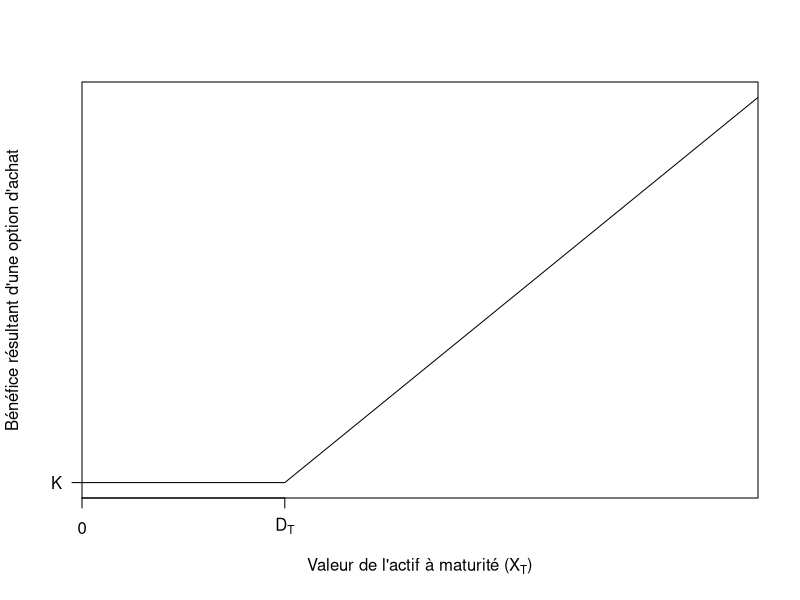
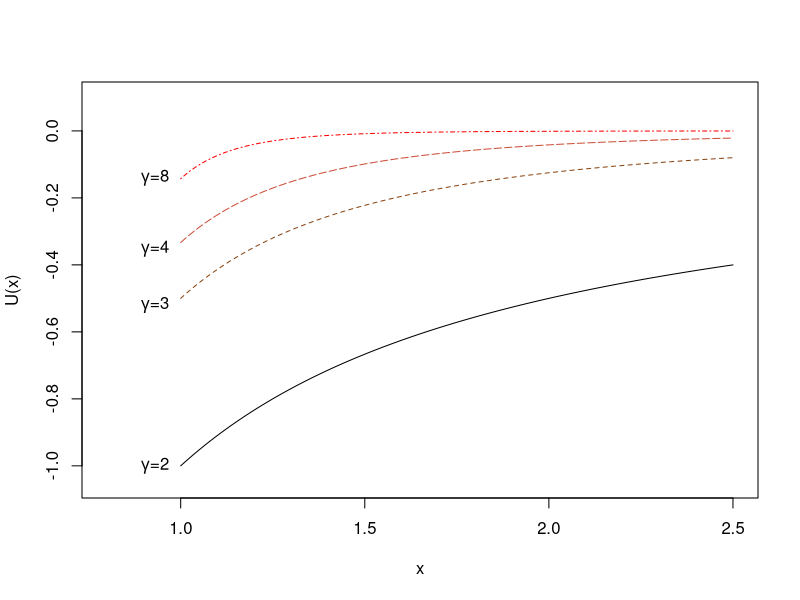
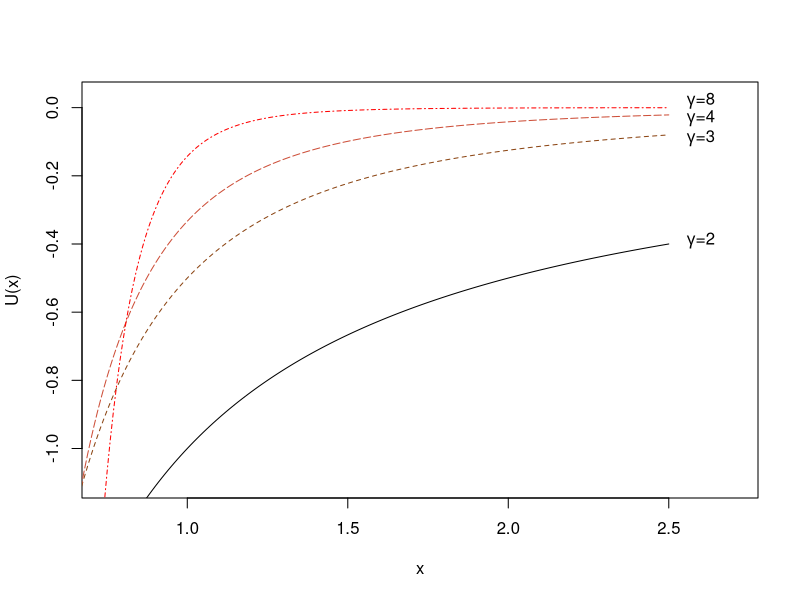
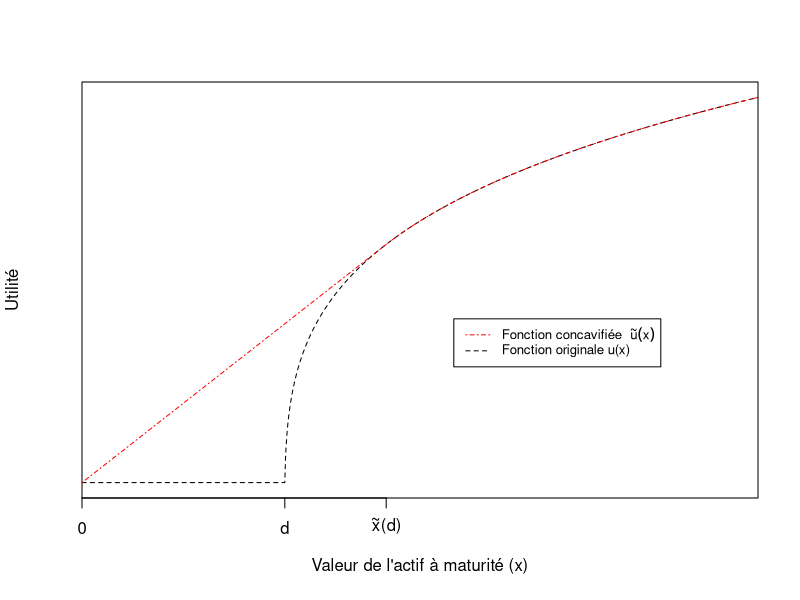
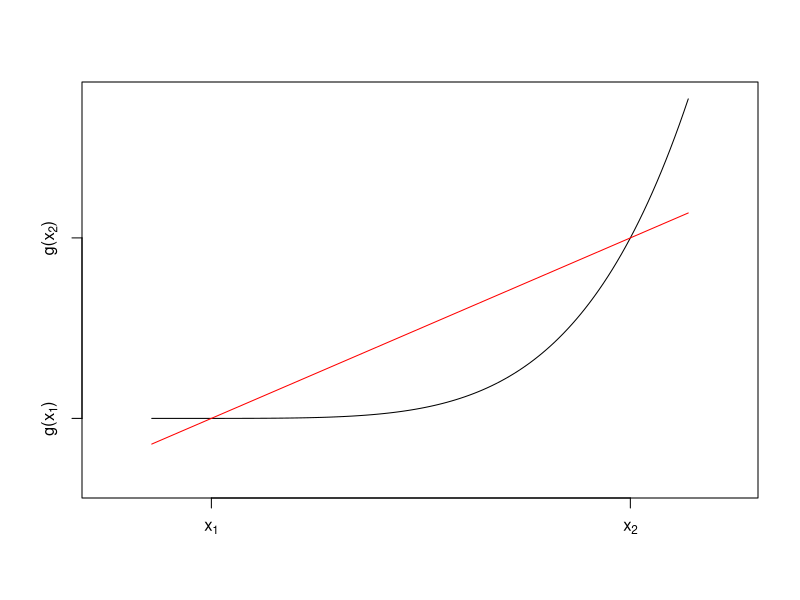
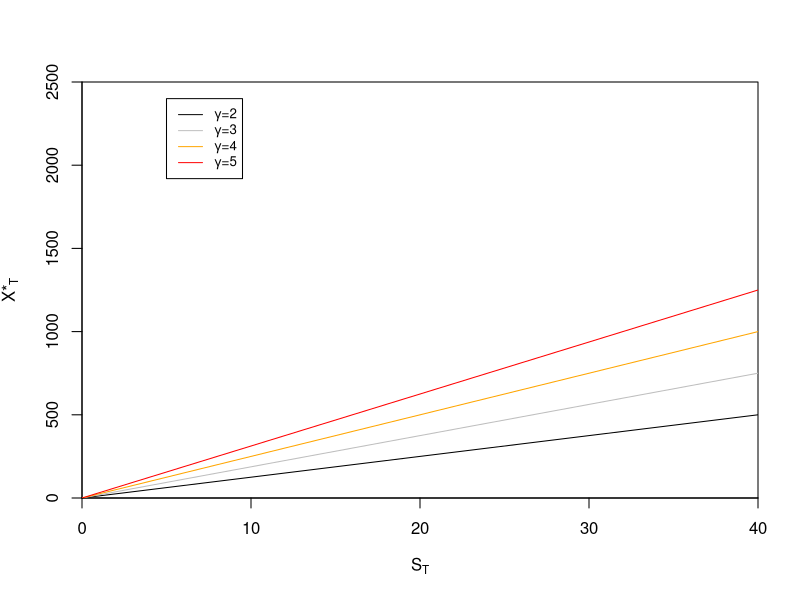
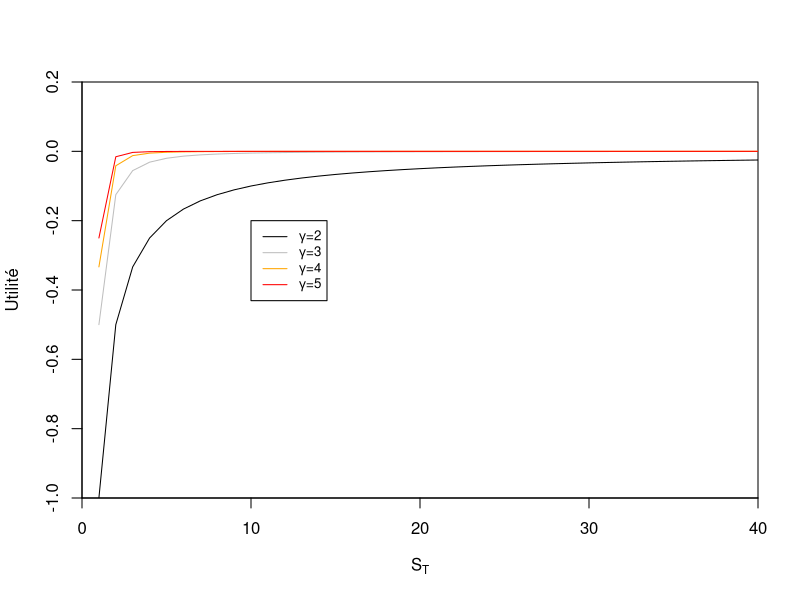
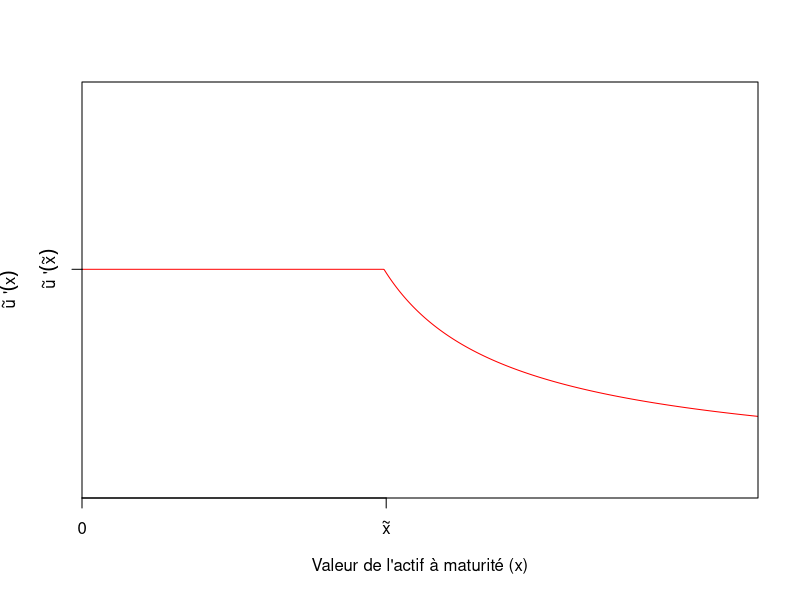

Here is the R script that generated these plots, in order:
############ MÉMOIRE: Maitrise en Mathématiques Finacières et Actuarielle  #################

library(ggplot2)

# -SECTION 1: Concavification -#

payoff_call<-function(X_T,b,a,K){
  # X_T: valeur du stock à maturité
  # b: Strike value
  # K: valeur initiale du Payoff
  
  # Call de la forme:  a*max(X_T-b,0)+K
  payoff<-a*max(X_T-b,0)+K
  return(payoff)
}
payoff_call(10,5,0.5,8)

P_Utility<-function(X_Tu,gamma){
  res<-(X_Tu)^(1-gamma)/(1-gamma)
  return(res)
}

Find_x_theta_PU<-function(b_o,a_o,K_o,gamma_o){
  f <- function(x) payoff_call(X_T=x,b=b_o,a=a_o,K=K_o)^(-gamma_o)*x*a_o-P_Utility(payoff_call(x,b=b_o,a=a_o,K=K_o),gamma_o)+P_Utility(K_o,gamma_o)        #-Finding the fee
  result<-uniroot(f, c(b_o,b_o+100))$root
  return(result)
}
Find_x_theta_PU(b_o=30,a_o=0.5,K_o=15,gamma_o=4)

P_Utility_con<-function(X_T_con,gamma_c,b_c,a_c,K_c){
  x_theta<-Find_x_theta_PU(b_o=b_c,a_o=a_c,K_o=K_c,gamma_o=gamma_c)
  slope<-(P_Utility(payoff_call(x_theta,b_c,a_c,K_c),gamma_c)-P_Utility(K_c,gamma_c))/(x_theta)
    
  if(X_T_con<=x_theta){Chord<-P_Utility(K_c,gamma_c)+X_T_con*slope}
  else{Chord<-P_Utility(payoff_call(X_T=X_T_con,b=b_c,a=a_c,K=K_c),gamma_c)}
  
  return(Chord)
}


Derivee_P_Utility_con<-function(X_T_con,gamma_c,b_c,a_c,K_c){
  x_theta<-Find_x_theta_PU(b_o=b_c,a_o=a_c,K_o=K_c,gamma_o=gamma_c)
  slope<-(P_Utility(payoff_call(x_theta,b_c,a_c,K_c),gamma_c)-P_Utility(K_c,gamma_c))/(x_theta)
  
  if(X_T_con<=x_theta){Chord<-slope}
  else{Chord<-payoff_call(X_T=X_T_con,b=b_c,a=a_c,K=K_c)^(-gamma_c)*a_c}
  
  return(Chord)
}
  
Convexe_Fun<-function(element){ #Fonction convexe
  res<-(element)^5
  return(res)
}

droite<-function(pente, origine,val_x){
  return(origine+val_x*pente)
}

find_roots<-function(pente1,origine1,beg,end){
  f <- function(x) droite(pente1,origine1,x)-Convexe_Fun(x)
  result1<-uniroot(f, c(beg,end))$root
  return(result1)
}
find_roots(15000,-20000,0,4)

X_opt_given_S<-function(S_T,gamma,sigma,alpha,r){
  result<-(S_T*gamma*sigma^2)/(alpha-r)
  return(result)
}

CRRA<-function(x,gamma){
  result<-(x^(1-gamma)-1)/(1-gamma)
  return(result)
}
####### -SECTION 2: Graphes Concavification -#######
# -Paramètres- #
par_b<-30
par_a<-300
par_K<-15
par_Gamma<-0.75


#-Call Payoff-#
axex<-seq(0,100,1/10)
axey<-lapply(axex,function(x) payoff_call(X_T=x,b=par_b,a=par_a,K=par_K))

#-Utility of a Temrinal Value-#
axey_u<-lapply(axex,function(x) P_Utility(X_Tu=x,gamma=par_Gamma))

#-Utility of a Call Payoff-#
axey_ut<-lapply(axey,function(x) P_Utility(X_Tu=x,gamma=par_Gamma))

#-Concavified Utility of a Call Payoff-#
axey_concav<-lapply(axex,function(x) P_Utility_con(X_T_con=x,gamma_c=par_Gamma,b_c=par_b,a_c=par_a,K_c=par_K))

# -Fonction convexe: Théorique - #
axex2<-seq(0,12,1/10)
axey_convexe<-lapply(axex2,function(x) Convexe_Fun(x))
axey_droite<-lapply(axex2,function(x) droite(11000,-14000,x))

### -GRAPHES- ###
par(mfrow=c(1,1))

# Option d'achat#
plot(axex,axey,ylab = "Bénéfice résultant d'une option d'achat",type='l',lty=1,xlab=expression(paste("Valeur de l'actif à maturité (X"[T],")" )),yaxt = "n" ,xaxt = "n",xaxs="i" )
xtick<-c(0, b=par_b)
axis(side=1, at=xtick,labels=c(0,expression("D"[T])))
axis(side=2, at=par_K,labels=c(expression("K")),las=2)

#Utilité#
axex_Utility<-seq(1,2.5,1/100)
plot(axex_Utility,lapply(axex_Utility,function(x)P_Utility(x,2)),ylab = "U(x)",type='l',lty=1,xlab="x",ylim = c(-1.05,0.1),xlim=c(0.8,2.5))#,yaxt = "n" ,xaxt = "n"
lines(axex_Utility,lapply(axex_Utility,function(x)P_Utility(x,3)),col='saddlebrown',lty=2)
lines(axex_Utility,lapply(axex_Utility,function(x)P_Utility(x,4)),col='tomato3',lty=5)
lines(axex_Utility,lapply(axex_Utility,function(x)P_Utility(x,8)),col='red',lty=4)
text(0.93, -1, labels =  expression(paste(gamma,"=2")))
text(0.93, -0.52, labels =  expression(paste(gamma,"=3")))
text(0.93, -0.35, labels =  expression(paste(gamma,"=4")))
text(0.93, -0.14, labels = expression(paste(gamma,"=8")))

axex_Utility<-seq(0.5,2.5,1/100)
plot(axex_Utility,lapply(axex_Utility,function(x)P_Utility(x,2)),ylab = "U(x)",type='l',lty=1,xlab="x",ylim = c(-1.1,0.03),xlim=c(0.75,2.7))#,yaxt = "n" ,xaxt = "n"
lines(axex_Utility,lapply(axex_Utility,function(x)P_Utility(x,3)),col='saddlebrown',lty=2)
lines(axex_Utility,lapply(axex_Utility,function(x)P_Utility(x,4)),col='tomato3',lty=5)
lines(axex_Utility,lapply(axex_Utility,function(x)P_Utility(x,8)),col='red',lty=4)
text(2.6, -0.39, labels =  expression(paste(gamma,"=2")))
text(2.6, -0.09, labels =  expression(paste(gamma,"=3")))
text(2.6, -0.03, labels =  expression(paste(gamma,"=4")))
text(2.6, 0.02, labels = expression(paste(gamma,"=8")))


#Concavification#
plot(axex,axey_ut,ylab = "Utilité",xlab=expression(paste("Valeur de l'actif à maturité (x)" )),type='l',yaxt = "n" ,xaxt = "n",lty=2,xaxs="i" )
xtick<-c( 0,b=par_b,round(Find_x_theta_PU(b_o=par_b,a_o=par_a,K_o=par_K,gamma_o=par_Gamma),0))
axis(1, at=xtick, labels=c(0 ,expression(d),expression(paste(tilde(x),'(d)'))))
lines(axex, axey_concav, col = "red",lty=4)
legend(par_b+25, par_K+10, legend=c( expression(paste("Fonction concavifiée  ",tilde(u)(x))), "Fonction originale u(x)"),
       col=c("red", "black"), lty=c(4,2), cex=0.8)

#Fonction convexes#
plot(axex2,axey_convexe,ylab = "",type='l',xlab="", xlim = c(-1,13),ylim = c(-50000,250000),yaxt = "n" ,xaxt = "n")
#abline(-14000,11000,type='l',col='red')
lines(axex2,lapply(axex2,function(x) droite(15000,-20000,x)),col='red')
xtick<-c(find_roots(15000,-20000,0,4),find_roots(15000,-20000,8,12))
axis(1, at=xtick, labels=c(expression(x[1]),expression(x[2])))
ytick<-c(Convexe_Fun(find_roots(15000,-20000,0,4)),Convexe_Fun(find_roots(15000,-20000,8,12)))
axis(2, angle= 45, at=ytick, labels=c(expression(paste("g(x"[1],")")),expression(paste("g(x"[2],")"))))

#X^*_T en fonction de S_T#
par(mfrow=c(1,1))

axex3<-seq(0,40,1)
plot(axex3,lapply(axex3,function(x) X_opt_given_S(x,gamma=2,sigma=0.5,alpha=0.07,r=0.03)),xlab=expression(S[T]),ylab=expression(paste("X","*"[T])),type="l",xaxs="i",yaxs="i",ylim = c(0,2500))
lines(axex3,lapply(axex3,function(x) X_opt_given_S(x,gamma=3,sigma=0.5,alpha=0.07,r=0.03)),col='gray')
lines(axex3,lapply(axex3,function(x) X_opt_given_S(x,gamma=4,sigma=0.5,alpha=0.07,r=0.03)),col='orange')
lines(axex3,lapply(axex3,function(x) X_opt_given_S(x,gamma=5,sigma=0.5,alpha=0.07,r=0.03)),col='red')
legend(5, 2400, legend=c( expression(paste(gamma,"=2")), expression(paste(gamma,"=3")),expression(paste(gamma,"=4")),expression(paste(gamma,"=5"))),
       col=c("black", "gray","orange","red"), lty=c(1,1,1,1), cex=0.8)

plot(axex3,lapply(axex3,function(x) P_Utility(x,gamma=2)),xlab=expression(S[T]),ylab=expression(Utilité),type="l",xaxs="i",yaxs="i",ylim = c(-1,0.2))
lines(axex3,lapply(axex3,function(x) P_Utility(x,gamma=3)),col='gray')
lines(axex3,lapply(axex3,function(x) P_Utility(x,gamma=4)),col='orange')
lines(axex3,lapply(axex3,function(x) P_Utility(x,gamma=5)),col='red')
legend(10, -0.2, legend=c( expression(paste(gamma,"=2")), expression(paste(gamma,"=3")),expression(paste(gamma,"=4")),expression(paste(gamma,"=5"))),
       col=c("black", "gray","orange","red"), lty=c(1,1,1,1), cex=0.8)


#Dérivée de la fonction concavifiée#
plot(axex,lapply(axex,function(x)Derivee_P_Utility_con(X_T_con=x,gamma_c=par_Gamma,b_c=par_b,a_c=par_a,K_c=par_K)),ylab = c( expression(paste(tilde(u)," '",(x)))),xlab=expression(paste("Valeur de l'actif à maturité (x)" )),type='l',col="red" ,xaxt = "n",yaxt = "n",lty=1,xaxs="i",ylim=c(0,1)  )
xtick<-c( 0,round(Find_x_theta_PU(b_o=par_b,a_o=par_a,K_o=par_K,gamma_o=par_Gamma),0))
ytick<-Derivee_P_Utility_con(0,gamma_c=par_Gamma,b_c=par_b,a_c=par_a,K_c=par_K)
axis(1, at=xtick, labels=c(0 ,expression(tilde(x))))
axis(2, at=ytick, labels=c( expression(paste(tilde(u)," '",(tilde(x))))))


##### -TEST SECTION- #####

f <- function(x) x^2-x-4         #-Finding the fee
r<-uniroot(f, c(0,100))

plot(1:10, 1:10, type="l", lty=2, lwd=3)
plot(1:10, 1:10, type="l", lty=1)
plot(axex,axey,ylab = "Résultat de l'option",type='l',lty=3,xlab="Valeur terminale de X",yaxt = "n" ,xaxt = "n")
xtick<-c(0, b=30)

pnorm(0)
